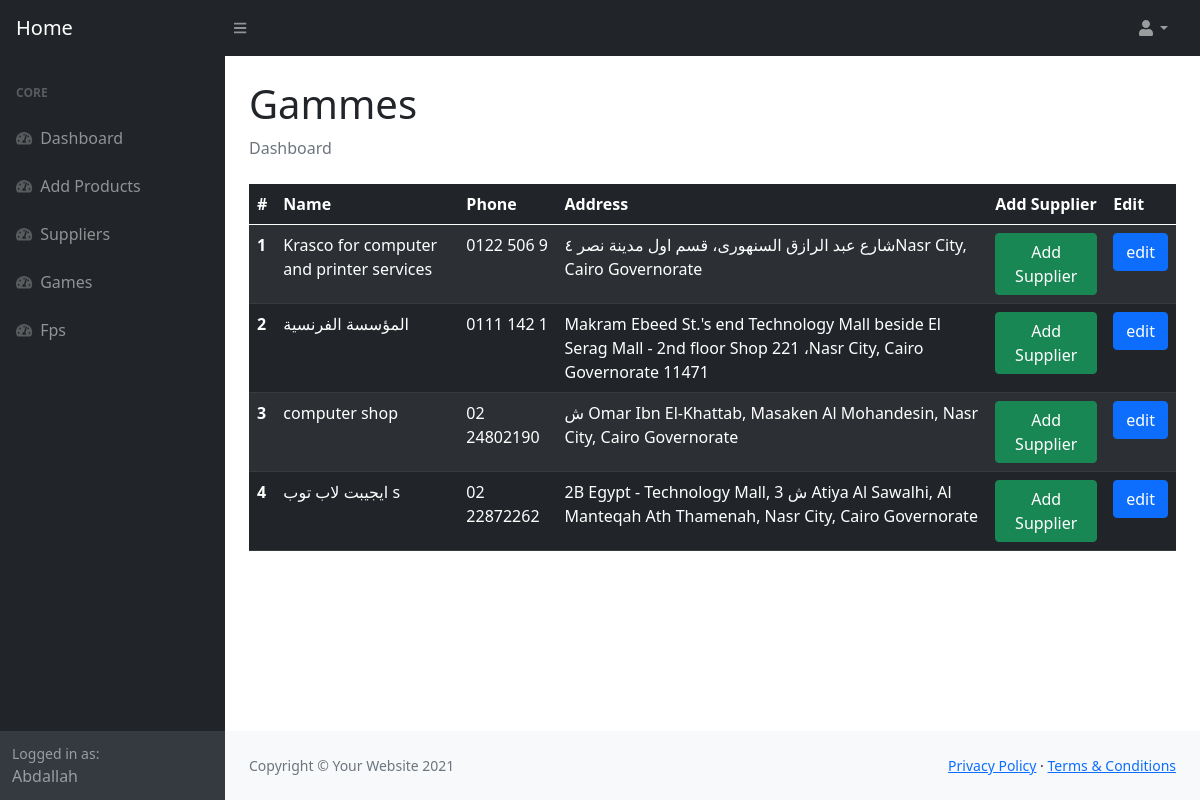
The app's page /suppliers/ (signed in), older data.
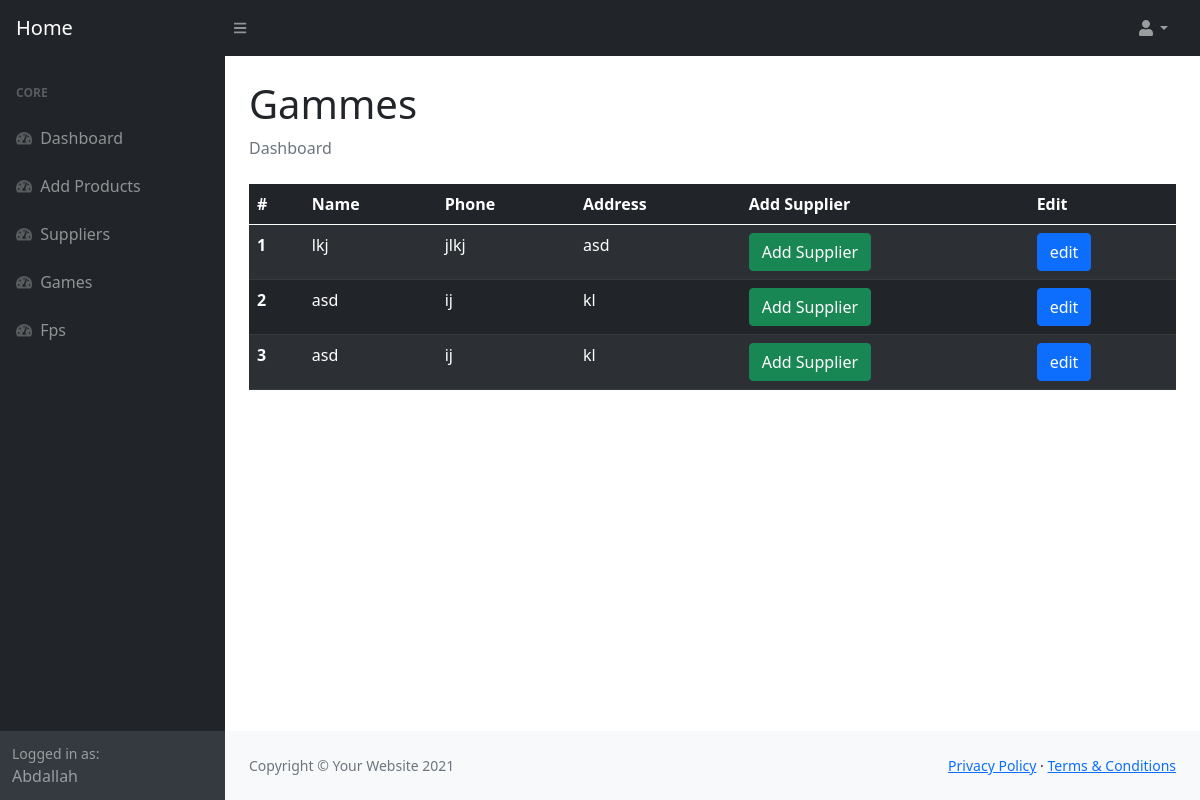
The same page, newer data.
### Tech_Parts/models.py (models this page shows, shortened)
class Supplier(models.Model):
    name=models.CharField(max_length=50)
    image=models.CharField(max_length=3000)
    phone=models.CharField(max_length=11)
    address=models.CharField(max_length=120)
    location=models.CharField(max_length=120)

### Tech_Parts/views.py (the view)
# urls.py: path("suppliers/",views.supplier,name="suppliers"),
def supplier(request):
    if not request.user.is_superuser:
        messages.error(request,"you dont have permission to add products")
        return redirect(reverse("home:home"))
    supplier=Supplier.objects.all()
    context={"supplier":supplier}
    return render(request,"dashboard/all-supplier.html",context)

### templates/dashboard/all-supplier.html (shortened to what the changed rows need)
{% load static %}
<!DOCTYPE html>
<html lang="en">
    <head>
        <link href="https://cdn.jsdelivr.net/npm/simple-datatables@latest/dist/style.css" rel="stylesheet" />
        <link href="{% static 'dashboard/css/styles.css'  %}" rel="stylesheet" />
    </head>
    <body class="sb-nav-fixed">
        <div id="layoutSidenav">
            <div id="layoutSidenav_content">
                <main>
                    <div class="container-fluid px-4">
                        <h1 class="mt-4">Gammes</h1>
                        <div >
                            <table class="table table-striped table-dark" >
                                <thead>
                                  <tr>
                                    <th scope="col">#</th>
                                    <th scope="col">Name</th>
                                    <th scope="col">Phone</th>
                                    <th scope="col">Address</th>
                                    <th scope="col">Add Supplier</th>
                                    <th scope="col">Edit</th>
                                  </tr>
                                </thead>
                                <tbody>
                                    {% for i in supplier %}
                                  <tr>
                                    <th scope="row">{{forloop.counter}}</th>
                                    <td>{{i.name}}</td>
                                    <td>{{i.phone}}</td>
                                    <td>{{i.address}}</td>
                                       <td> <a href="{% url 'home:add_supplier'  %}" type="button" class="btn btn-success">
                                       Add Supplier
                                       </a></td>
                                    <td> <a href="{% url 'home:edit_supplier' id=i.id %}" type="button" class="btn btn-primary">
                                       edit
                                       </a></td>
                                  </tr>
                                  {% endfor %}
                                </tbody>
                              </table>
                        </div>
                    </div>
                </main>
            </div>
        </div>
    </body>
</html>

Row changes from the older to the newer data that the page shows:
removed Supplier: name "Krasco for computer and printer services", phone "0122 506 9", address "شارع عبد الرازق السنهورى، قسم اول مدينة نصر ٤Nasr City, Cairo Governorate"
removed Supplier: name "المؤسسة الفرنسية", phone "0111 142 1", address "Makram Ebeed St.'s end Technology Mall beside El Serag Mall - 2nd floor Shop 221 ،Nasr City, Cairo Governorate 11471"
removed Supplier: name "computer shop", phone "02 24802190", address "ش Omar Ibn El-Khattab, Masaken Al Mohandesin, Nasr City, Cairo Governorate"
removed Supplier: name "ايجيبت لاب توب s", phone "02 22872262", address "2B Egypt - Technology Mall, 3 ش Atiya Al Sawalhi, Al Manteqah Ath Thamenah, Nasr City, Cairo Governorate"
added Supplier: name "lkj", phone "jlkj", address "asd"
added Supplier: name "asd", phone "ij", address "kl"
added Supplier: name "asd", phone "ij", address "kl"
